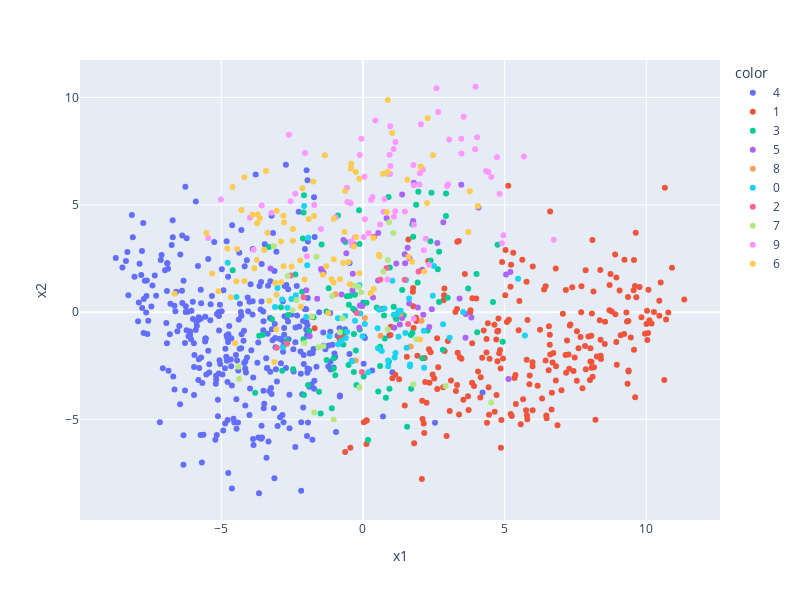

The notebook cell saved with this chart:
### Code cell
import plotly.express as px
fig = px.scatter( emb_2d, x='x1', y='x2', color='color', width=800, height=600, \
                  color_continuous_scale="Bluered_r", hover_name="label" )
fig.show()

### Figure 1 — Plotly figure (JSON) as saved in the notebook; plotly's stock layout.template omitted (floating-point values rounded to 4 significant figures; data arrays with more than 128 entries replaced by an {"elided": "..."} marker saying what was removed)
{"data": [{"hovertemplate": "<b>%{hovertext}</b><br><br>color=4<br>x1=%{x}<br>x2=%{y}<extra></extra>", "hovertext": {"elided": "343 str values"}, "legendgroup": "4", "marker": {"color": "#636efa", "symbol": "circle"}, "mode": "markers", "name": "4", "orientation": "v", "showlegend": true, "type": "scatter", "x": {"elided": "343 float values"}, "xaxis": "x", "y": {"elided": "343 float values"}, "yaxis": "y"}, {"hovertemplate": "<b>%{hovertext}</b><br><br>color=1<br>x1=%{x}<br>x2=%{y}<extra></extra>", "hovertext": {"elided": "248 str values"}, "legendgroup": "1", "marker": {"color": "#EF553B", "symbol": "circle"}, "mode": "markers", "name": "1", "orientation": "v", "showlegend": true, "type": "scatter", "x": {"elided": "248 float values"}, "xaxis": "x", "y": {"elided": "248 float values"}, "yaxis": "y"}, {"hovertemplate": "<b>%{hovertext}</b><br><br>color=3<br>x1=%{x}<br>x2=%{y}<extra></extra>", "hovertext": ["cock", "chickadee", "water ouzel", "vine snake", "peacock", "partridge", "spoonbill", "soft-coated wheaten terrier", "cocker spaniel", "guinea pig", "bakery", "ballpoint", "barbell", "barber chair", "barbershop", "beer bottle", "beer glass", "bottlecap", "breastplate", "butcher shop", "candle", "carton", "china cabinet", "Christmas stocking", "cleaver", "cocktail shaker", "coffee mug", "coffeepot", "confectionery", "Crock Pot", "dining table", "Dutch oven", "espresso maker", "face powder", "folding chair", "fountain", "fountain pen", "frying pan", "grocery store", "honeycomb", "jigsaw puzzle", "letter opener", "lumbermill", "measuring cup", "milk can", "mixing bowl", "ocarina", "oil filter", "oxygen mask", "panpipe", "pencil box", "pickelhaube", "piggy bank", "pill bottle", "poncho", "pop bottle", "potter's wheel", "rain barrel", "restaurant", "rubber eraser", "saltshaker", "soap dispenser", "soup bowl", "studio couch", "table lamp", "teapot", "teddy", "theater curtain", "toaster", "tobacco shop", "toilet seat", "wallet", "water bottle", "water jug", "whiskey jug", "wine bottle", "ice cream", "cheeseburger", "mashed potato", "head cabbage", "broccoli", "spaghetti squash", "acorn squash", "butternut squash", "bell pepper", "cardoon", "strawberry", "pineapple", "custard apple", "chocolate sauce", "pizza", "eggnog", "sandbar", "stinkhorn", "toilet tissue"], "legendgroup": "3", "marker": {"color": "#00cc96", "symbol": "circle"}, "mode": "markers", "name": "3", "orientation": "v", "showlegend": true, "type": "scatter", "x": [0.1805, -2.084, -0.3185, 2.819, 0.02577, -1.101, 2.096, 4.749, 4.586, 4.93, -0.6159, 1.77, -0.228, 1.177, 0.8087, 1.692, -0.2833, 1.699, 2.687, 2.988, 2.388, -3.21, -0.137, -0.1123, 0.1271, 1.084, -0.4969, -0.345, 1.953, -1.55, -1.46, 0.581, -0.4598, -2.385, -2.644, -1.283, -0.2532, 0.02034, 0.9024, -1.9, -1.494, 2.926, 2.687, -4.597, -2.121, -3.317, 2.378, -0.8841, -1.292, 2.641, -2.099, -2.846, 0.4881, 0.9352, -3.804, 1.437, -1.042, -0.6986, -2.08, 2.418, -0.1248, -2.674, -2.895, -2.148, -3.533, -3.66, 0.6027, 0.7425, -2.464, 1.744, -1.743, 2.931, 1.383, -0.5092, 1.558, 0.9469, 4.005, -1.034, 0.768, 0.5376, -1.936, 1.743, -0.9781, 0.6049, -0.6921, -2.097, 0.9163, 2.28, 1.928, 3.712, -0.5673, -0.3231, -1.212, 4.029, 1.877], "xaxis": "x", "y": [-5.955, -3.863, -1.021, -1.757, -2.994, -4.479, -2.152, 3.136, 0.4735, -1.377, 3.266, 3.514, -3.395, -0.3169, -3.986, -1.066, 0.8114, -3.567, 2.82, 0.6673, 2.404, -0.3355, 4.745, -0.8105, 0.4345, 0.2484, 0.3415, 0.1629, 5.615, -3.704, 3.147, -1.71, 0.7647, 1.759, -0.1321, -2.224, -1.785, 0.4154, 5.371, -0.8745, -4.725, 4.476, 0.4744, 1.947, 3.431, 3.039, 3.3, 4.504, 0.03027, 2.004, 4.643, -2.727, 0.2111, -3.567, -3.756, -0.1479, -2.638, -0.904, 5.45, 5.565, 3.173, -1.341, 0.2286, 0.945, -1.058, -1.096, -1.616, -0.1535, -2.663, 4.092, -0.2414, 5.531, 1.033, -2.464, -5.339, 2.08, 1.778, -2.153, -1.224, -3.7, -3.395, -0.9572, -2.937, -2.512, -1.502, -1.26, -2.296, -0.8597, 1.384, 1.108, 0.7462, -2.789, 1.114, -0.9402, 5.003], "yaxis": "y"}, {"hovertemplate": "<b>%{hovertext}</b><br><br>color=5<br>x1=%{x}<br>x2=%{y}<extra></extra>", "hovertext": ["junco", "American alligator", "water snake", "sea snake", "brain coral", "schipperke", "fly", "cricket", "starfish", "rock beauty", "anemone fish", "acoustic guitar", "airliner", "balloon", "banjo", "baseball", "basketball", "boathouse", "bobsled", "canoe", "catamaran", "drilling platform", "electric guitar", "football helmet", "golf ball", "lifeboat", "liner", "paddle", "Polaroid camera", "puck", "refrigerator", "rugby ball", "ski mask", "snowmobile", "soccer ball", "space shuttle", "speedboat", "tennis ball", "trombone", "volleyball", "water tower", "coral reef", "lakeside", "seashore", "ballplayer", "scuba diver", "coral fungus"], "legendgroup": "5", "marker": {"color": "#ab63fa", "symbol": "circle"}, "mode": "markers", "name": "5", "orientation": "v", "showlegend": true, "type": "scatter", "x": [5.134, 5.048, 3.627, 3.618, 1.378, -1.615, -3.262, -1.88, 2.093, 5.201, 2.43, 1.381, -0.7593, -2.0, 3.407, -1.394, -0.5878, -0.1084, 3.468, -0.02402, -0.132, 0.835, 1.792, 1.489, 1.631, 1.577, 1.473, 1.643, 2.623, 2.129, 2.834, 0.3543, 1.299, 2.338, 1.175, -0.3709, 0.5314, 0.5384, -0.3609, -0.6894, -1.481, 1.935, -1.441, 1.77, 4.076, 1.106, 3.826], "xaxis": "x", "y": [-3.115, 1.754, -0.08656, -1.19, -0.2731, 0.6198, 2.033, -1.116, 1.978, 1.875, 0.1378, 5.479, 0.8275, 1.026, 0.637, 1.833, 2.743, 0.3072, 5.938, 0.2891, -0.7222, 4.371, 6.03, 2.284, 0.3994, 2.997, 2.696, 2.516, 3.228, -0.1248, 4.194, 0.6872, -0.577, -0.689, 2.264, 1.024, 1.48, 3.684, 1.787, 3.365, 2.005, 0.2199, 1.932, 4.251, 4.878, -0.7308, -0.2526], "yaxis": "y"}, {"hovertemplate": "<b>%{hovertext}</b><br><br>color=8<br>x1=%{x}<br>x2=%{y}<extra></extra>", "hovertext": ["triceratops", "trilobite", "giant schnauzer", "hyena", "grasshopper", "impala", "marimba"], "legendgroup": "8", "marker": {"color": "#FFA15A", "symbol": "circle"}, "mode": "markers", "name": "8", "orientation": "v", "showlegend": true, "type": "scatter", "x": [-0.26, -0.9686, 0.6208, 0.06662, 2.064, 1.684, 1.327], "xaxis": "x", "y": [-2.253, 0.8358, -1.103, -0.2682, -0.4051, -1.599, -0.09172], "yaxis": "y"}, {"hovertemplate": "<b>%{hovertext}</b><br><br>color=0<br>x1=%{x}<br>x2=%{y}<extra></extra>", "hovertext": ["Indian cobra", "Chihuahua", "Maltese dog", "Pekinese", "Blenheim spaniel", "toy terrier", "Rhodesian ridgeback", "Afghan hound", "Saluki", "Bedlington terrier", "Border terrier", "Irish terrier", "Norfolk terrier", "Norwich terrier", "Yorkshire terrier", "Sealyham terrier", "Airedale", "Australian terrier", "Dandie Dinmont", "miniature schnauzer", "standard schnauzer", "Scotch terrier", "silky terrier", "Labrador retriever", "vizsla", "English setter", "Brittany spaniel", "English springer", "Welsh springer spaniel", "Sussex spaniel", "Irish water spaniel", "Bouvier des Flandres", "miniature pinscher", "Tibetan mastiff", "Siberian husky", "dalmatian", "Pembroke", "Cardigan", "toy poodle", "miniature poodle", "standard poodle", "Persian cat", "Siamese cat", "ibex", "apiary", "cowboy boot", "doormat", "fur coat", "horse cart", "picket fence", "pier", "sewing machine", "upright", "Windsor tie", "zucchini", "jackfruit", "agaric"], "legendgroup": "0", "marker": {"color": "#19d3f3", "symbol": "circle"}, "mode": "markers", "name": "0", "orientation": "v", "showlegend": true, "type": "scatter", "x": [3.058, -2.823, 5.712, -1.968, -0.6049, -0.6282, -0.7658, -0.8843, 1.04, 1.656, -1.184, 1.662, 1.148, -0.3868, 1.54, 0.516, 0.7555, 2.826, 1.21, 1.254, -2.003, 3.533, 2.147, 1.117, -0.01456, -2.669, -0.2816, 2.505, 1.331, -0.8754, 2.463, 1.52, 0.5662, 0.5305, 0.1857, 5.473, -0.1214, -0.09357, 0.06464, 1.258, -2.368, 0.8897, 1.497, 1.086, -3.015, 2.157, -1.931, 0.6636, 1.626, -2.527, -4.466, -2.854, -2.075, -4.774, -0.5592, 0.8879, -3.103], "xaxis": "x", "y": [-1.194, -1.633, -1.093, 2.181, -1.209, -0.1803, -1.329, -0.2809, 1.457, -2.526, -1.121, -2.436, -1.906, -2.29, -1.657, -0.7504, 0.1703, -0.5683, -0.07432, -1.146, -0.2279, 0.01124, -0.8718, -2.118, -1.119, 0.2041, -0.4057, 2.149, 0.0609, -1.499, 0.7628, 1.5, 0.1089, -1.684, -2.795, 1.553, 1.257, -0.06429, -0.5493, 0.06617, 0.7866, -2.526, -0.9734, -0.117, 1.122, -2.587, 3.467, -1.809, 0.6352, 0.6122, 0.7106, 0.5932, 4.943, 2.3, -0.9193, -2.255, 0.2448], "yaxis": "y"}, {"hovertemplate": "<b>%{hovertext}</b><br><br>color=2<br>x1=%{x}<br>x2=%{y}<extra></extra>", "hovertext": ["Japanese spaniel", "Norwegian elkhound", "boxer", "Great Dane", "Egyptian cat", "mantis", "bikini", "iPod", "microphone", "microwave", "miniskirt", "slot", "unicycle"], "legendgroup": "2", "marker": {"color": "#FF6692", "symbol": "circle"}, "mode": "markers", "name": "2", "orientation": "v", "showlegend": true, "type": "scatter", "x": [0.6122, 1.593, -2.55, -2.097, -0.03913, -3.039, 1.471, -0.2139, -1.811, 1.961, -2.68, -0.3246, 0.8307], "xaxis": "x", "y": [1.526, -0.5476, 1.711, 0.696, -2.788, -1.661, 1.51, -0.0415, -0.2237, 1.894, -1.475, 3.164, 2.057], "yaxis": "y"}, {"hovertemplate": "<b>%{hovertext}</b><br><br>color=7<br>x1=%{x}<br>x2=%{y}<extra></extra>", "hovertext": ["flat-coated retriever", "curly-coated retriever", "German short-haired pointer", "Border collie", "Mexican hairless", "bow", "cassette", "cassette player", "chainlink fence", "hair slide", "hair spray", "half track", "knee pad", "neck brace", "necklace", "paddlewheel", "paintbrush", "paper towel", "parallel bars", "pencil sharpener", "plastic bag", "plate rack", "rocking chair", "shower curtain", "slide rule", "steel arch bridge", "steel drum", "thatch", "trench coat", "typewriter keyboard", "wooden spoon"], "legendgroup": "7", "marker": {"color": "#B6E880", "symbol": "circle"}, "mode": "markers", "name": "7", "orientation": "v", "showlegend": true, "type": "scatter", "x": [-0.1242, 1.889, 4.523, 0.8721, 2.912, -3.147, -4.369, -2.067, -2.346, -1.091, -0.06184, -1.719, -1.395, -0.8183, -0.7199, 0.7195, -0.1549, -2.657, -2.485, 1.78, -1.639, -1.803, -0.3271, -1.571, 1.07, 0.8915, -0.4548, -4.4, -1.032, 0.9226, 0.8773], "xaxis": "x", "y": [-3.501, -1.267, -4.209, -0.8084, -3.442, 3.065, -3.111, -1.44, 0.5616, 0.7524, 0.9285, -4.679, -1.584, -0.9331, -0.2869, 1.888, 1.178, 1.684, 0.09133, -3.364, 2.582, -0.2075, 1.24, -1.639, 3.686, 6.424, 5.112, -2.545, -4.998, 4.191, 2.431], "yaxis": "y"}, {"hovertemplate": "<b>%{hovertext}</b><br><br>color=9<br>x1=%{x}<br>x2=%{y}<extra></extra>", "hovertext": ["walking stick", "lacewing", "academic gown", "accordion", "bannister", "barrow", "bathing cap", "beach wagon", "bicycle-built-for-two", "binder", "binoculars", "bookshop", "bow tie", "brass", "brassiere", "can opener", "carousel", "carpenter's kit", "cash machine", "cello", "cellular telephone", "chain mail", "chime", "cinema", "coil", "computer keyboard", "cornet", "dial telephone", "drum", "file", "flute", "French horn", "gasmask", "gas pump", "golfcart", "greenhouse", "hand-held computer", "harmonica", "lab coat", "laptop", "lens cap", "loudspeaker", "mailbox", "medicine chest", "mountain bike", "notebook", "oboe", "odometer", "organ", "oscilloscope", "pajama", "pay-phone", "pedestal", "plane", "pool table", "prayer rug", "prison", "revolver", "sax", "screen", "seat belt", "shoe shop", "streetcar", "suit", "swimming trunks", "tricycle", "trolleybus", "violin", "wardrobe", "washbasin", "washer", "promontory", "ear"], "legendgroup": "9", "marker": {"color": "#FF97FF", "symbol": "circle"}, "mode": "markers", "name": "9", "orientation": "v", "showlegend": true, "type": "scatter", "x": [4.906, 1.792, 2.653, 3.551, 3.958, 4.817, 1.094, 5.679, 4.529, -5.461, 3.041, -0.5668, 0.333, 1.146, 0.02706, -3.574, 2.215, 0.9552, 3.969, 4.341, 2.592, -0.05542, 0.6056, 0.9597, 0.7231, 1.079, 4.027, -3.229, 2.01, -2.612, 3.004, 0.07, 0.05499, 3.466, 0.8603, 1.777, 2.046, 2.113, -1.716, -0.2908, -2.046, 0.4363, -2.555, 0.9411, 4.955, -0.1137, -0.5497, -0.4347, 0.76, 0.9708, 0.2005, -5.014, -0.9695, 4.421, 2.968, 2.146, -3.858, 1.996, 1.138, -3.99, -1.98, 1.478, 4.73, -2.392, 2.331, 1.793, 6.729, 3.474, -1.482, 1.798, 0.2912, -0.4372, -0.384], "xaxis": "x", "y": [3.213, -0.3045, 9.32, 9.103, 7.587, 5.513, 4.439, 7.253, 6.298, 3.461, 8.047, 5.792, 5.37, 7.93, 3.498, 4.974, 3.423, 6.434, 10.5, 6.577, 10.43, 8.08, 4.083, 8.657, 4.672, 7.596, 8.149, 4.631, 6.477, 8.265, 5.961, 4.329, 6.308, 8.078, 1.52, 6.861, 8.757, 6.635, 4.998, 3.481, 7.412, 8.928, 5.168, 7.339, 3.587, 7.325, 5.127, 5.077, 5.26, 6.811, 3.685, 5.245, 4.419, 6.525, 5.874, 2.89, 2.902, 5.948, 4.698, 4.404, 2.599, 4.689, 7.217, 5.515, 2.213, 5.918, 3.371, 7.389, 3.88, 4.069, 5.235, 3.29, 3.107], "yaxis": "y"}, {"hovertemplate": "<b>%{hovertext}</b><br><br>color=6<br>x1=%{x}<br>x2=%{y}<extra></extra>", "hovertext": ["admiral", "aircraft carrier", "airship", "ambulance", "analog clock", "assault rifle", "balance beam", "beacon", "bell cote", "bookcase", "bulletproof vest", "bullet train", "cab", "cannon", "car mirror", "car wheel", "container ship", "desktop computer", "digital clock", "digital watch", "electric fan", "electric locomotive", "fireboat", "fire engine", "fire screen", "flagpole", "freight car", "grand piano", "grille", "hard disc", "horizontal bar", "iron", "jack-o'-lantern", "loupe", "magnetic compass", "maillot", "military uniform", "missile", "motor scooter", "parking meter", "passenger car", "pickup", "power drill", "projectile", "projector", "punching bag", "racer", "radiator", "radio", "radio telescope", "recreational vehicle", "reflex camera", "rifle", "running shoe", "safety pin", "scale", "school bus", "shopping basket", "shopping cart", "shower cap", "snowplow", "solar dish", "space heater", "sports car", "steam locomotive", "stone wall", "submarine", "sunscreen", "switch", "tank", "tape player", "tile roof", "tow truck", "toyshop", "tractor", "trailer truck", "triumphal arch", "turnstile", "vacuum", "wall clock", "warplane", "window screen", "window shade", "comic book", "street sign", "traffic light"], "legendgroup": "6", "marker": {"color": "#FECB52", "symbol": "circle"}, "mode": "markers", "name": "6", "orientation": "v", "showlegend": true, "type": "scatter", "x": [-2.47, 0.846, -0.2483, -1.111, -2.893, -0.629, -3.422, 0.8637, -2.803, -4.786, -0.4648, -0.7021, 3.716, -3.06, 0.2676, -1.032, -1.753, -2.521, -2.787, -4.289, -0.6493, 1.562, -1.414, 2.261, -1.726, -1.298, -0.32, -4.184, -1.916, -2.135, -4.6, -3.044, -1.037, -2.063, -1.027, 0.3681, -3.713, -4.464, 0.5627, -3.834, 2.472, -0.5105, -3.898, -2.214, -6.647, 1.606, 2.036, -4.661, -1.347, -0.413, -0.2546, -2.806, -3.097, -0.8074, -3.735, -3.64, 0.3779, -0.1305, -2.888, -3.745, 2.014, 2.279, -2.472, 0.706, 0.578, -4.438, 4.054, 1.731, 0.8729, 1.032, -3.048, -5.318, 2.162, -3.126, -2.19, 3.772, -5.524, -4.511, -3.483, -3.305, -0.132, -3.37, -4.181, -1.225, -5.103, -0.4302], "xaxis": "x", "y": [3.874, 4.668, 3.496, 1.529, 3.29, 5.646, 6.581, 6.545, 2.144, 2.964, 1.302, 2.296, 3.735, -0.8135, 0.8827, 2.466, 6.091, 2.13, 4.172, 4.765, 3.73, 6.165, 1.747, 5.08, 4.483, 2.143, 3.058, 6.281, 4.346, 5.778, 5.828, 4.724, 1.381, 1.523, 4.35, 3.453, 4.549, 1.435, 2.67, 2.05, 7.305, 2.331, 4.545, 2.406, 0.8589, 2.586, 6.791, 0.6891, 7.309, 6.913, 6.531, 4.493, 1.363, 1.534, 4.139, 4.363, 1.083, 1.818, 1.396, 2.431, -1.273, 9.036, 3.328, 6.446, 2.599, 2.948, 4.942, 2.353, 9.879, 8.347, 0.8108, 1.805, 1.898, -2.325, 0.2482, 5.629, 3.684, -1.444, 2.891, 0.5263, 6.22, 3.697, 1.454, -0.03943, 0.97, 6.688], "yaxis": "y"}], "layout": {"height": 600, "legend": {"title": {"text": "color"}, "tracegroupgap": 0}, "margin": {"t": 60}, "width": 800, "xaxis": {"anchor": "y", "autorange": true, "domain": [0, 1], "range": [-9.985, 12.6], "title": {"text": "x1"}, "type": "linear"}, "yaxis": {"anchor": "x", "autorange": true, "domain": [0, 1], "range": [-9.684, 11.75], "title": {"text": "x2"}, "type": "linear"}}}
